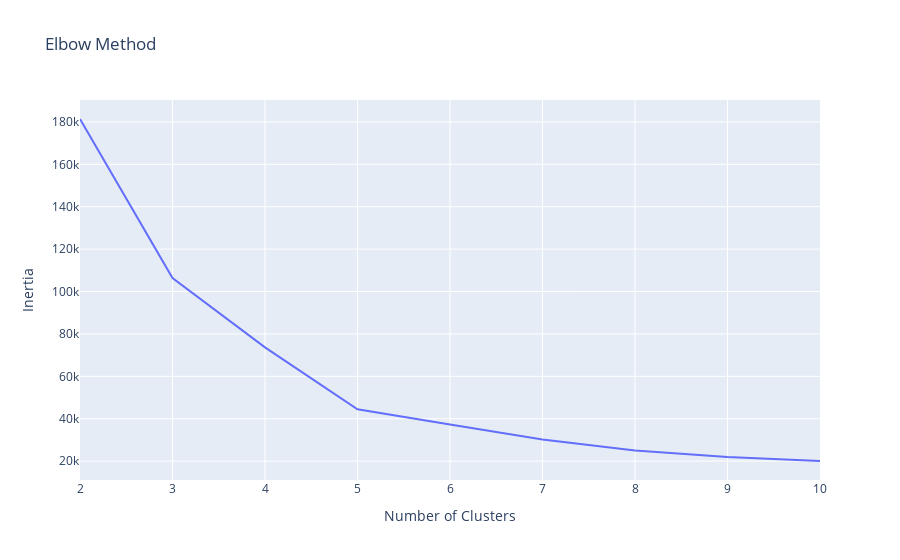

Write notebook code for a chart like this one.
### Code cell
# Create line plot of `inertia_errors` vs `n_clusters`
fig = px.line(x= range(2 , 11) , y= inertia_errors , title="Elbow Method")
fig.update_layout(xaxis_title="Number of Clusters" , yaxis_title="Inertia")
fig.show()

### Figure 1 — Plotly figure (JSON) as saved in the notebook; plotly's stock layout.template omitted (floating-point values rounded to 4 significant figures)
{"data": [{"hovertemplate": "x=%{x}<br>y=%{y}<extra></extra>", "legendgroup": "", "line": {"color": "#636efa", "dash": "solid"}, "marker": {"symbol": "circle"}, "mode": "lines", "name": "", "orientation": "v", "showlegend": false, "type": "scatter", "x": [2, 3, 4, 5, 6, 7, 8, 9, 10], "xaxis": "x", "y": [181400.0, 106300.0, 73680.0, 44450.0, 37230.0, 30240.0, 25040.0, 21920.0, 20070.0], "yaxis": "y"}], "layout": {"legend": {"tracegroupgap": 0}, "title": {"text": "Elbow Method"}, "xaxis": {"anchor": "y", "domain": [0, 1], "title": {"text": "Number of Clusters"}}, "yaxis": {"anchor": "x", "domain": [0, 1], "title": {"text": "Inertia"}}}}
